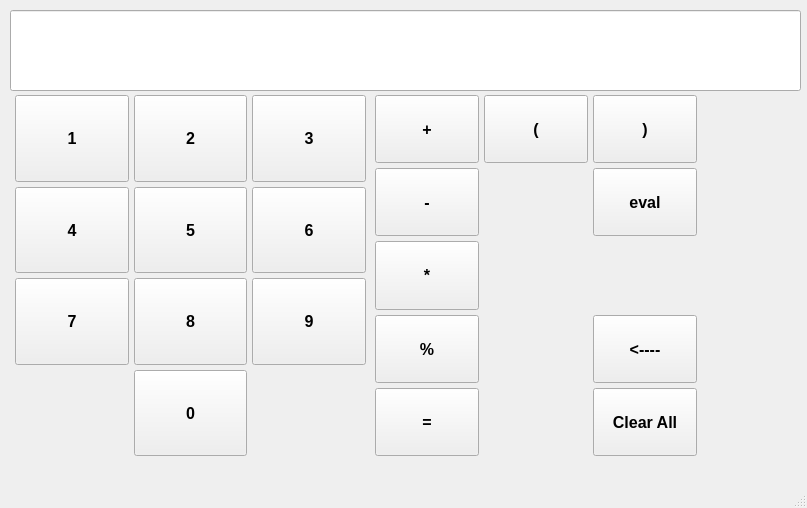
<?xml version="1.0" encoding="UTF-8"?>
<ui version="4.0">
 <class>MainWindow</class>
 <widget class="QMainWindow" name="MainWindow">
  <property name="geometry">
   <rect>
    <x>0</x>
    <y>0</y>
    <width>807</width>
    <height>508</height>
   </rect>
  </property>
  <property name="sizePolicy">
   <sizepolicy hsizetype="Fixed" vsizetype="Fixed">
    <horstretch>0</horstretch>
    <verstretch>0</verstretch>
   </sizepolicy>
  </property>
  <property name="windowTitle">
   <string>MainWindow</string>
  </property>
  <widget class="QWidget" name="centralwidget">
   <widget class="QWidget" name="gridLayoutWidget">
    <property name="geometry">
     <rect>
      <x>10</x>
      <y>90</y>
      <width>361</width>
      <height>371</height>
     </rect>
    </property>
    <layout class="QGridLayout" name="gridLayout">
     <property name="leftMargin">
      <number>5</number>
     </property>
     <property name="topMargin">
      <number>5</number>
     </property>
     <property name="rightMargin">
      <number>5</number>
     </property>
     <property name="bottomMargin">
      <number>5</number>
     </property>
     <property name="spacing">
      <number>5</number>
     </property>
     <item row="2" column="2">
      <widget class="QPushButton" name="b9">
       <property name="sizePolicy">
        <sizepolicy hsizetype="Expanding" vsizetype="Expanding">
         <horstretch>0</horstretch>
         <verstretch>0</verstretch>
        </sizepolicy>
       </property>
       <property name="font">
        <font>
         <pointsize>12</pointsize>
         <bold>true</bold>
        </font>
       </property>
       <property name="text">
        <string>9</string>
       </property>
      </widget>
     </item>
     <item row="3" column="1">
      <widget class="QPushButton" name="b0">
       <property name="sizePolicy">
        <sizepolicy hsizetype="Expanding" vsizetype="Expanding">
         <horstretch>0</horstretch>
         <verstretch>0</verstretch>
        </sizepolicy>
       </property>
       <property name="font">
        <font>
         <pointsize>12</pointsize>
         <bold>true</bold>
        </font>
       </property>
       <property name="text">
        <string>0</string>
       </property>
      </widget>
     </item>
     <item row="0" column="1">
      <widget class="QPushButton" name="b2">
       <property name="sizePolicy">
        <sizepolicy hsizetype="Expanding" vsizetype="Expanding">
         <horstretch>0</horstretch>
         <verstretch>0</verstretch>
        </sizepolicy>
       </property>
       <property name="font">
        <font>
         <pointsize>12</pointsize>
         <bold>true</bold>
        </font>
       </property>
       <property name="text">
        <string>2</string>
       </property>
      </widget>
     </item>
     <item row="1" column="2">
      <widget class="QPushButton" name="b6">
       <property name="sizePolicy">
        <sizepolicy hsizetype="Expanding" vsizetype="Expanding">
         <horstretch>0</horstretch>
         <verstretch>0</verstretch>
        </sizepolicy>
       </property>
       <property name="font">
        <font>
         <pointsize>12</pointsize>
         <bold>true</bold>
        </font>
       </property>
       <property name="text">
        <string>6</string>
       </property>
      </widget>
     </item>
     <item row="1" column="1">
      <widget class="QPushButton" name="b5">
       <property name="sizePolicy">
        <sizepolicy hsizetype="Expanding" vsizetype="Expanding">
         <horstretch>0</horstretch>
         <verstretch>0</verstretch>
        </sizepolicy>
       </property>
       <property name="font">
        <font>
         <pointsize>12</pointsize>
         <bold>true</bold>
        </font>
       </property>
       <property name="text">
        <string>5</string>
       </property>
      </widget>
     </item>
     <item row="0" column="2">
      <widget class="QPushButton" name="b3">
       <property name="sizePolicy">
        <sizepolicy hsizetype="Expanding" vsizetype="Expanding">
         <horstretch>0</horstretch>
         <verstretch>0</verstretch>
        </sizepolicy>
       </property>
       <property name="font">
        <font>
         <pointsize>12</pointsize>
         <bold>true</bold>
        </font>
       </property>
       <property name="text">
        <string>3</string>
       </property>
      </widget>
     </item>
     <item row="2" column="1">
      <widget class="QPushButton" name="b8">
       <property name="sizePolicy">
        <sizepolicy hsizetype="Expanding" vsizetype="Expanding">
         <horstretch>0</horstretch>
         <verstretch>0</verstretch>
        </sizepolicy>
       </property>
       <property name="font">
        <font>
         <pointsize>12</pointsize>
         <bold>true</bold>
        </font>
       </property>
       <property name="text">
        <string>8</string>
       </property>
      </widget>
     </item>
     <item row="1" column="0">
      <widget class="QPushButton" name="b4">
       <property name="sizePolicy">
        <sizepolicy hsizetype="Expanding" vsizetype="Expanding">
         <horstretch>0</horstretch>
         <verstretch>0</verstretch>
        </sizepolicy>
       </property>
       <property name="font">
        <font>
         <pointsize>12</pointsize>
         <bold>true</bold>
        </font>
       </property>
       <property name="text">
        <string>4</string>
       </property>
      </widget>
     </item>
     <item row="2" column="0">
      <widget class="QPushButton" name="b7">
       <property name="sizePolicy">
        <sizepolicy hsizetype="Expanding" vsizetype="Expanding">
         <horstretch>0</horstretch>
         <verstretch>0</verstretch>
        </sizepolicy>
       </property>
       <property name="font">
        <font>
         <pointsize>12</pointsize>
         <bold>true</bold>
        </font>
       </property>
       <property name="text">
        <string>7</string>
       </property>
      </widget>
     </item>
     <item row="0" column="0">
      <widget class="QPushButton" name="b1">
       <property name="sizePolicy">
        <sizepolicy hsizetype="Expanding" vsizetype="Expanding">
         <horstretch>0</horstretch>
         <verstretch>0</verstretch>
        </sizepolicy>
       </property>
       <property name="font">
        <font>
         <pointsize>12</pointsize>
         <bold>true</bold>
        </font>
       </property>
       <property name="text">
        <string>1</string>
       </property>
      </widget>
     </item>
    </layout>
   </widget>
   <widget class="QLineEdit" name="lineEdit">
    <property name="geometry">
     <rect>
      <x>10</x>
      <y>10</y>
      <width>791</width>
      <height>81</height>
     </rect>
    </property>
    <property name="font">
     <font>
      <pointsize>36</pointsize>
     </font>
    </property>
    <property name="alignment">
     <set>Qt::AlignRight|Qt::AlignTrailing|Qt::AlignVCenter</set>
    </property>
    <property name="readOnly">
     <bool>true</bool>
    </property>
   </widget>
   <widget class="QWidget" name="gridLayoutWidget_2">
    <property name="geometry">
     <rect>
      <x>370</x>
      <y>90</y>
      <width>332</width>
      <height>371</height>
     </rect>
    </property>
    <layout class="QGridLayout" name="gridLayout_2">
     <property name="leftMargin">
      <number>5</number>
     </property>
     <property name="topMargin">
      <number>5</number>
     </property>
     <property name="rightMargin">
      <number>5</number>
     </property>
     <property name="bottomMargin">
      <number>5</number>
     </property>
     <property name="spacing">
      <number>5</number>
     </property>
     <item row="2" column="2">
      <widget class="QPushButton" name="beval">
       <property name="sizePolicy">
        <sizepolicy hsizetype="Expanding" vsizetype="Expanding">
         <horstretch>0</horstretch>
         <verstretch>0</verstretch>
        </sizepolicy>
       </property>
       <property name="font">
        <font>
         <pointsize>12</pointsize>
         <bold>true</bold>
        </font>
       </property>
       <property name="text">
        <string>eval</string>
       </property>
      </widget>
     </item>
     <item row="4" column="0">
      <widget class="QPushButton" name="bdiv">
       <property name="sizePolicy">
        <sizepolicy hsizetype="Expanding" vsizetype="Expanding">
         <horstretch>0</horstretch>
         <verstretch>0</verstretch>
        </sizepolicy>
       </property>
       <property name="font">
        <font>
         <pointsize>12</pointsize>
         <bold>true</bold>
        </font>
       </property>
       <property name="text">
        <string>%</string>
       </property>
      </widget>
     </item>
     <item row="1" column="2">
      <widget class="QPushButton" name="bbr">
       <property name="sizePolicy">
        <sizepolicy hsizetype="Expanding" vsizetype="Expanding">
         <horstretch>0</horstretch>
         <verstretch>0</verstretch>
        </sizepolicy>
       </property>
       <property name="font">
        <font>
         <pointsize>12</pointsize>
         <bold>true</bold>
        </font>
       </property>
       <property name="text">
        <string>)</string>
       </property>
      </widget>
     </item>
     <item row="1" column="1">
      <widget class="QPushButton" name="bbl">
       <property name="sizePolicy">
        <sizepolicy hsizetype="Expanding" vsizetype="Expanding">
         <horstretch>0</horstretch>
         <verstretch>0</verstretch>
        </sizepolicy>
       </property>
       <property name="font">
        <font>
         <pointsize>12</pointsize>
         <bold>true</bold>
        </font>
       </property>
       <property name="text">
        <string>(</string>
       </property>
      </widget>
     </item>
     <item row="3" column="0">
      <widget class="QPushButton" name="bmul">
       <property name="sizePolicy">
        <sizepolicy hsizetype="Expanding" vsizetype="Expanding">
         <horstretch>0</horstretch>
         <verstretch>0</verstretch>
        </sizepolicy>
       </property>
       <property name="font">
        <font>
         <pointsize>12</pointsize>
         <bold>true</bold>
        </font>
       </property>
       <property name="text">
        <string>*</string>
       </property>
      </widget>
     </item>
     <item row="2" column="0">
      <widget class="QPushButton" name="bminus">
       <property name="sizePolicy">
        <sizepolicy hsizetype="Expanding" vsizetype="Expanding">
         <horstretch>0</horstretch>
         <verstretch>0</verstretch>
        </sizepolicy>
       </property>
       <property name="font">
        <font>
         <pointsize>12</pointsize>
         <bold>true</bold>
        </font>
       </property>
       <property name="text">
        <string>-</string>
       </property>
      </widget>
     </item>
     <item row="1" column="0">
      <widget class="QPushButton" name="bplus">
       <property name="sizePolicy">
        <sizepolicy hsizetype="Expanding" vsizetype="Expanding">
         <horstretch>0</horstretch>
         <verstretch>0</verstretch>
        </sizepolicy>
       </property>
       <property name="font">
        <font>
         <pointsize>12</pointsize>
         <bold>true</bold>
        </font>
       </property>
       <property name="text">
        <string>+</string>
       </property>
      </widget>
     </item>
     <item row="5" column="0">
      <widget class="QPushButton" name="bres">
       <property name="sizePolicy">
        <sizepolicy hsizetype="Expanding" vsizetype="Expanding">
         <horstretch>0</horstretch>
         <verstretch>0</verstretch>
        </sizepolicy>
       </property>
       <property name="font">
        <font>
         <pointsize>12</pointsize>
         <bold>true</bold>
        </font>
       </property>
       <property name="text">
        <string>=</string>
       </property>
      </widget>
     </item>
     <item row="5" column="2">
      <widget class="QPushButton" name="bclean_all">
       <property name="sizePolicy">
        <sizepolicy hsizetype="Expanding" vsizetype="Expanding">
         <horstretch>0</horstretch>
         <verstretch>0</verstretch>
        </sizepolicy>
       </property>
       <property name="font">
        <font>
         <pointsize>12</pointsize>
         <bold>true</bold>
        </font>
       </property>
       <property name="text">
        <string>Clear All</string>
       </property>
      </widget>
     </item>
     <item row="4" column="2">
      <widget class="QPushButton" name="b_backs">
       <property name="sizePolicy">
        <sizepolicy hsizetype="Expanding" vsizetype="Expanding">
         <horstretch>0</horstretch>
         <verstretch>0</verstretch>
        </sizepolicy>
       </property>
       <property name="font">
        <font>
         <pointsize>12</pointsize>
         <bold>true</bold>
        </font>
       </property>
       <property name="text">
        <string>&lt;----</string>
       </property>
      </widget>
     </item>
    </layout>
   </widget>
  </widget>
  <widget class="QMenuBar" name="menubar">
   <property name="geometry">
    <rect>
     <x>0</x>
     <y>0</y>
     <width>807</width>
     <height>22</height>
    </rect>
   </property>
  </widget>
  <widget class="QStatusBar" name="statusbar"/>
 </widget>
 <resources/>
 <connections/>
</ui>
